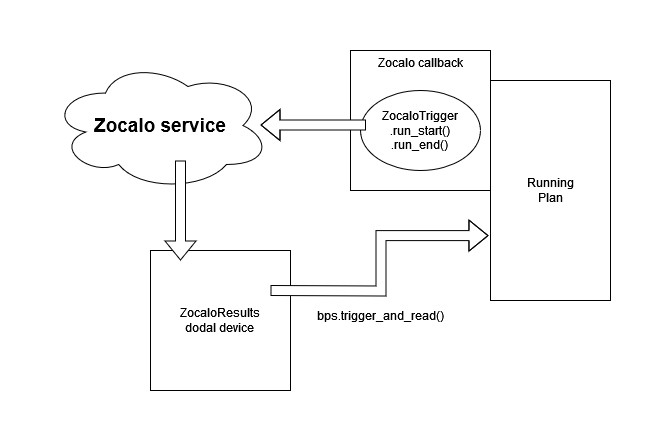
#> input picture 1.29.2/_images/zocalo.png, 661 x 441 px
$ python -i utils.py   (imports and definitions only)
#> lines starting #> are read from the running program, lines starting #| are printed output that depends on the picture; after the words box and inside, x2 and y2 are one past the last pixel; in counts of white or black regions, pixels touching at a corner belong together
#> further down, picture is the input picture: shape (441, 661, 3); min 0, max 255, mean 249.3
from collections.abc import Callable
from dataclasses import dataclass
from enum import Enum
from typing import Final

import cv2
import numpy as np

from dodal.log import LOGGER


class ScanDirections(Enum):
    FORWARD = 1
    REVERSE = -1


"""
See https://opencv24-python-tutorials.readthedocs.io/en/latest/py_tutorials/py_imgproc/py_morphological_ops/py_morphological_ops.html
for description of functions below.
"""


def identity(*args, **kwargs) -> Callable[[np.ndarray], np.ndarray]:
    return lambda arr: arr


def erode(ksize: int, iterations: int) -> Callable[[np.ndarray], np.ndarray]:
    element = cv2.getStructuringElement(cv2.MORPH_RECT, (ksize, ksize))
    return lambda arr: cv2.erode(arr, element, iterations=iterations)


def dilate(ksize: int, iterations: int) -> Callable[[np.ndarray], np.ndarray]:
    element = cv2.getStructuringElement(cv2.MORPH_RECT, (ksize, ksize))
    return lambda arr: cv2.dilate(arr, element, iterations=iterations)


def _morph(
    ksize: int, iterations: int, morph_type: int
) -> Callable[[np.ndarray], np.ndarray]:
    element = cv2.getStructuringElement(cv2.MORPH_RECT, (ksize, ksize))
    return lambda arr: cv2.morphologyEx(arr, morph_type, element, iterations=iterations)


def open_morph(ksize: int, iterations: int) -> Callable[[np.ndarray], np.ndarray]:
    return _morph(ksize=ksize, iterations=iterations, morph_type=cv2.MORPH_OPEN)


def close(ksize: int, iterations: int) -> Callable[[np.ndarray], np.ndarray]:
    return _morph(ksize=ksize, iterations=iterations, morph_type=cv2.MORPH_CLOSE)


def gradient(ksize: int, iterations: int) -> Callable[[np.ndarray], np.ndarray]:
    return _morph(ksize=ksize, iterations=iterations, morph_type=cv2.MORPH_GRADIENT)


def top_hat(ksize: int, iterations: int) -> Callable[[np.ndarray], np.ndarray]:
    return _morph(ksize=ksize, iterations=iterations, morph_type=cv2.MORPH_TOPHAT)


def black_hat(ksize: int, iterations: int) -> Callable[[np.ndarray], np.ndarray]:
    return _morph(ksize=ksize, iterations=iterations, morph_type=cv2.MORPH_BLACKHAT)


def blur(ksize: int, *args, **kwargs) -> Callable[[np.ndarray], np.ndarray]:
    return lambda arr: cv2.blur(arr, ksize=(ksize, ksize))


def gaussian_blur(ksize: int, *args, **kwargs) -> Callable[[np.ndarray], np.ndarray]:
    # Kernel size should be odd.
    if not ksize % 2:
        ksize += 1
    return lambda arr: cv2.GaussianBlur(arr, (ksize, ksize), 0)


def median_blur(ksize: int, *args, **kwargs) -> Callable[[np.ndarray], np.ndarray]:
    if not ksize % 2:
        ksize += 1
    return lambda arr: cv2.medianBlur(arr, ksize)


ARRAY_PROCESSING_FUNCTIONS_MAP = {
    0: erode,
    1: dilate,
    2: open_morph,
    3: close,
    4: gradient,
    5: top_hat,
    6: black_hat,
    7: blur,
    8: gaussian_blur,
    9: median_blur,
    10: identity,
}


# A substitute for "None" which can fit into an numpy int array.
# Also used as a substitute for a not-found sample position.
NONE_VALUE: Final[int] = -1


@dataclass
class SampleLocation:
    """
    Holder type for results from sample detection.
    """

    tip_x: int | None
    tip_y: int | None
    edge_top: np.ndarray
    edge_bottom: np.ndarray


class MxSampleDetect:
    def __init__(
        self,
        *,
        preprocess: Callable[[np.ndarray], np.ndarray] = lambda arr: arr,
        canny_upper: int = 100,
        canny_lower: int = 50,
        close_ksize: int = 5,
        close_iterations: int = 5,
        scan_direction: ScanDirections = ScanDirections.FORWARD,
        min_tip_height: int = 5,
    ):
        """
        Configures sample detection parameters.

        Args:
            preprocess: A preprocessing function applied to the array after conversion to grayscale.
                See implementations of common functions above for predefined conversions
                Defaults to a no-op (i.e. no preprocessing)
            canny_upper: upper threshold for canny edge detection
            canny_lower: lower threshold for canny edge detection
            close_ksize: kernel size for "close" operation
            close_iterations: number of iterations for "close" operation
            scan_direction: ScanDirections.FORWARD for left-to-right, ScanDirections.REVERSE for right-to-left
            min_tip_height: minimum height of pin tip
        """

        self.preprocess = preprocess
        self.canny_upper = canny_upper
        self.canny_lower = canny_lower
        self.close_ksize = close_ksize
        self.close_iterations = close_iterations
        self.scan_direction = scan_direction

        self.min_tip_height = min_tip_height

    def process_array(self, arr: np.ndarray) -> SampleLocation:
        # Get a greyscale version of the input.
        if arr.ndim == 3:
            gray_arr = cv2.cvtColor(arr, cv2.COLOR_BGR2GRAY)
        else:
            assert arr.ndim == 2
            gray_arr = arr

        # Preprocess the array. (Use the greyscale one.)
        pp_arr = self.preprocess(gray_arr)

        # Find some edges.
        edge_arr = cv2.Canny(pp_arr, self.canny_upper, self.canny_lower)
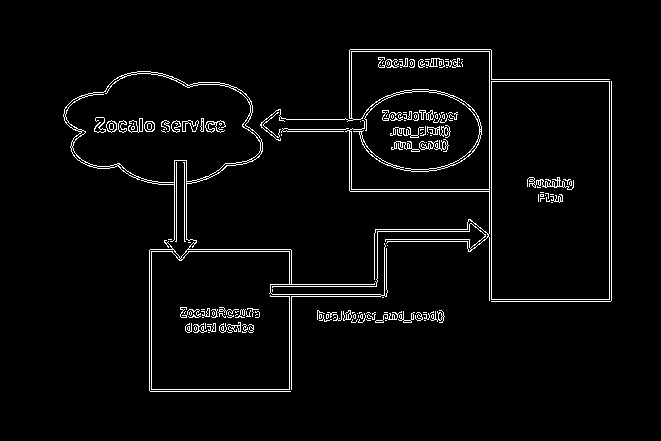
#> edge_arr: shape (441, 661); 3.4% white in thin lines or dots, all inside (x1, y1, x2, y2) = (63, 49, 612, 392)

        closed_arr = close(self.close_ksize, self.close_iterations)(edge_arr)
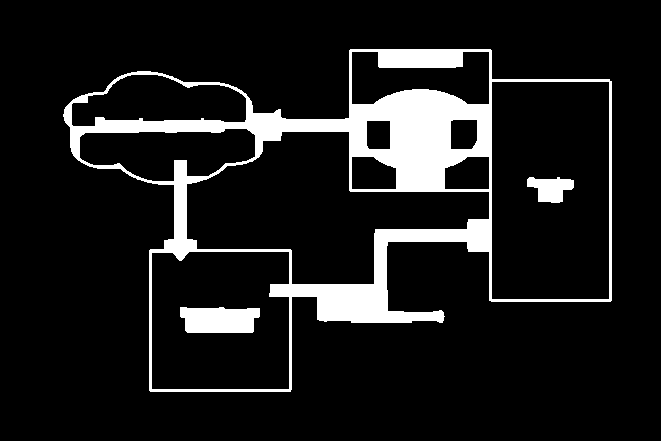
#> closed_arr: shape (441, 661); 10.7% white; 3 white regions, box (x1, y1, x2, y2) and area: (63, 49, 612, 392) 28684, (180, 307, 260, 333) 1819, (527, 177, 574, 203) 809

        # Find the sample.
        return self._locate_sample(closed_arr)

    @staticmethod
    def _first_and_last_nonzero_by_columns(
        arr: np.ndarray,
    ) -> tuple[np.ndarray, np.ndarray]:
        """
        Finds the indexes of the first & last non-zero values by column in a 2d array.

        Outputs will contain NONE_VALUE if no non-zero values exist in a column.

        i.e. for input:
        [
            [0, 0, 0, 1],
            [1, 1, 0, 0],
            [0, 1, 0, 1],
        ]

        first_nonzero will be: [1, 1, NONE_VALUE, 0]
        last_nonzero will be [1, 2, NONE_VALUE, 2]
        """
        nonzero = arr.astype(dtype=bool, copy=False)
        any_nonzero_in_column = nonzero.any(axis=0)

        first_nonzero = np.where(
            any_nonzero_in_column, nonzero.argmax(axis=0), NONE_VALUE
        )
#> first_nonzero = 661 values, max 119 at index 286, min -1 at index 0, mean 65.85

        flipped = nonzero.shape[0] - np.flip(nonzero, axis=0).argmax(axis=0) - 1
#> flipped = 661 values, max 440 at index 0, min 116 at index 63, mean 326.3
        last_nonzero = np.where(any_nonzero_in_column, flipped, NONE_VALUE)
#> last_nonzero = 661 values, max 391 at index 150, min -1 at index 0, mean 251.6

        return first_nonzero, last_nonzero

    def _locate_sample(self, edge_arr: np.ndarray) -> SampleLocation:
        height, width = edge_arr.shape

        top, bottom = MxSampleDetect._first_and_last_nonzero_by_columns(edge_arr)
#> top has the same summary as first_nonzero in _first_and_last_nonzero_by_columns; bottom has the same summary as last_nonzero in _first_and_last_nonzero_by_columns

        # Calculate widths. In general if bottom == top this has width 1.
        # special case for bottom == top == NONE_VALUE (i.e. no edge at all), that has width 0.
        widths = np.where(top != NONE_VALUE, bottom - top + 1, 0)
#> widths = 661 values, max 321 at index 150, min 0 at index 0, mean 186.6

        # Generate the indices of columns with widths larger than the specified min tip height.
        non_narrow_widths = widths >= self.min_tip_height
        column_indices_with_non_narrow_widths = np.flatnonzero(non_narrow_widths)
#> column_indices_with_non_narrow_widths = 548 values from 64 to 611

        if column_indices_with_non_narrow_widths.shape[0] == 0:
            # No non-narrow locations - sample not in picture?
            # Or wrong parameters for edge-finding, ...
            LOGGER.warning(
                "pin-tip detection: No non-narrow edges found - cannot locate pin tip"
            )
            return SampleLocation(
                tip_x=None, tip_y=None, edge_bottom=bottom, edge_top=top
            )

        # Choose our starting point - i.e. first column with non-narrow width for positive scan, last one for negative scan.
        if self.scan_direction == ScanDirections.FORWARD:
            start_column = int(column_indices_with_non_narrow_widths[0])
#> start_column = 64
        else:
            start_column = int(column_indices_with_non_narrow_widths[-1])

        x = start_column
#> x = 64

        # Move backwards to where there were no edges at all...
        while top[x] != NONE_VALUE:
            x += -self.scan_direction.value
            if x == -1 or x == width:
                # (In this case the sample is off the edge of the picture.)
                LOGGER.warning(
                    "pin-tip detection: Pin tip may be outside image area - assuming at edge."
                )
                break
#> this loop made 2 passes
#> x on passes 1 to 2: 63, 62
#> after the loop, x = 62
        x += self.scan_direction.value  # ...and forward one step. x is now at the tip.
#> x = 63

        tip_x = x
#> tip_x = 63
        tip_y = int(round(0.5 * (top[x] + bottom[x])))
#> tip_y = 115

        # clear edges to the left (right) of the tip.
        if self.scan_direction.value == 1:
            top[:x] = NONE_VALUE
            bottom[:x] = NONE_VALUE
        else:
            top[x + 1 :] = NONE_VALUE
            bottom[x + 1 :] = NONE_VALUE

#> (the run stopped early here; a loop or call above may not have finished)
